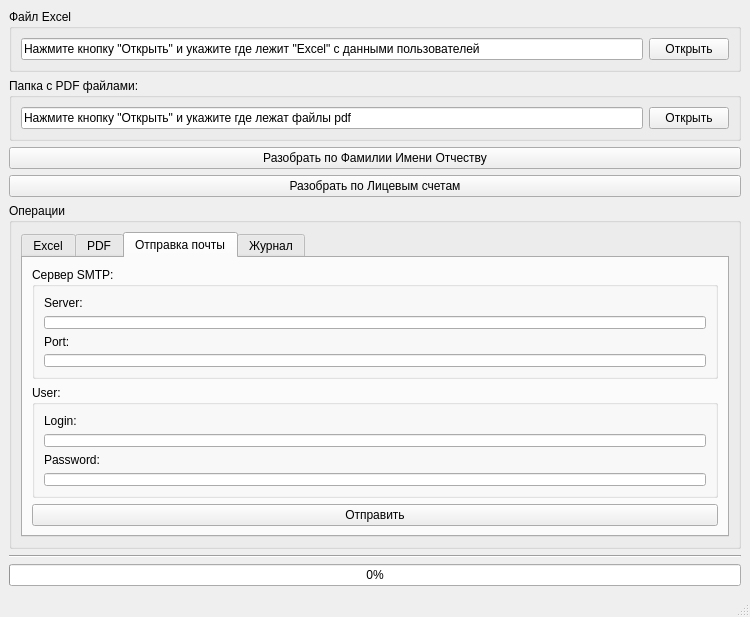
<?xml version="1.0" encoding="UTF-8"?>
<ui version="4.0">
 <class>frmMain</class>
 <widget class="QMainWindow" name="frmMain">
  <property name="geometry">
   <rect>
    <x>0</x>
    <y>0</y>
    <width>750</width>
    <height>617</height>
   </rect>
  </property>
  <property name="sizePolicy">
   <sizepolicy hsizetype="Expanding" vsizetype="Expanding">
    <horstretch>0</horstretch>
    <verstretch>0</verstretch>
   </sizepolicy>
  </property>
  <property name="minimumSize">
   <size>
    <width>750</width>
    <height>550</height>
   </size>
  </property>
  <property name="windowTitle">
   <string>Программа</string>
  </property>
  <widget class="QWidget" name="centralwidget">
   <layout class="QVBoxLayout" name="verticalLayout_2">
    <item>
     <widget class="QGroupBox" name="groupBox">
      <property name="title">
       <string>Файл Excel</string>
      </property>
      <layout class="QGridLayout" name="gridLayout_2">
       <item row="0" column="0">
        <widget class="QLineEdit" name="leExcel">
         <property name="inputMask">
          <string/>
         </property>
         <property name="text">
          <string>Нажмите кнопку &quot;Открыть&quot; и укажите где лежит &quot;Excel&quot; с данными пользователей</string>
         </property>
         <property name="readOnly">
          <bool>true</bool>
         </property>
        </widget>
       </item>
       <item row="0" column="1">
        <widget class="QPushButton" name="btnExcel">
         <property name="text">
          <string>Открыть</string>
         </property>
        </widget>
       </item>
      </layout>
     </widget>
    </item>
    <item>
     <widget class="QGroupBox" name="groupBox_2">
      <property name="title">
       <string>Папка с PDF файлами:</string>
      </property>
      <layout class="QGridLayout" name="gridLayout_3">
       <item row="0" column="0">
        <widget class="QLineEdit" name="lePDF">
         <property name="text">
          <string>Нажмите кнопку &quot;Открыть&quot; и укажите где лежат файлы pdf</string>
         </property>
         <property name="readOnly">
          <bool>true</bool>
         </property>
        </widget>
       </item>
       <item row="0" column="1">
        <widget class="QPushButton" name="btnPDF">
         <property name="text">
          <string>Открыть</string>
         </property>
        </widget>
       </item>
      </layout>
     </widget>
    </item>
    <item>
     <widget class="QPushButton" name="btnDoBySurname">
      <property name="text">
       <string>Разобрать по Фамилии Имени Отчеству</string>
      </property>
     </widget>
    </item>
    <item>
     <widget class="QPushButton" name="pushButton">
      <property name="text">
       <string>Разобрать по Лицевым счетам</string>
      </property>
     </widget>
    </item>
    <item>
     <layout class="QVBoxLayout" name="verticalLayout">
      <item>
       <widget class="QGroupBox" name="groupBox_3">
        <property name="title">
         <string>Операции</string>
        </property>
        <layout class="QGridLayout" name="gridLayout_4">
         <item row="0" column="0">
          <widget class="QTabWidget" name="tabOperations">
           <property name="currentIndex">
            <number>2</number>
           </property>
           <property name="movable">
            <bool>true</bool>
           </property>
           <widget class="QWidget" name="tabExcel">
            <attribute name="title">
             <string>Excel</string>
            </attribute>
            <layout class="QGridLayout" name="gridLayout_5">
             <item row="0" column="0">
              <widget class="QListWidget" name="lvExcel"/>
             </item>
            </layout>
           </widget>
           <widget class="QWidget" name="tabPDF">
            <attribute name="title">
             <string>PDF</string>
            </attribute>
            <layout class="QGridLayout" name="gridLayout_6">
             <item row="0" column="0">
              <widget class="QListWidget" name="lvPDF"/>
             </item>
            </layout>
           </widget>
           <widget class="QWidget" name="tabMail">
            <attribute name="title">
             <string>Отправка почты</string>
            </attribute>
            <layout class="QGridLayout" name="gridLayout_9">
             <item row="0" column="0">
              <layout class="QGridLayout" name="gridLayout_8">
               <item row="5" column="0">
                <widget class="QPushButton" name="btnMail">
                 <property name="text">
                  <string>Отправить</string>
                 </property>
                </widget>
               </item>
               <item row="2" column="0">
                <widget class="QGroupBox" name="groupBox_4">
                 <property name="title">
                  <string>User:</string>
                 </property>
                 <layout class="QGridLayout" name="gridLayout_10">
                  <item row="1" column="0">
                   <widget class="QLineEdit" name="leLogin"/>
                  </item>
                  <item row="0" column="0">
                   <widget class="QLabel" name="lblLogin">
                    <property name="text">
                     <string>Login:</string>
                    </property>
                   </widget>
                  </item>
                  <item row="2" column="0">
                   <widget class="QLabel" name="lblPassword">
                    <property name="text">
                     <string>Password:</string>
                    </property>
                   </widget>
                  </item>
                  <item row="3" column="0">
                   <widget class="QLineEdit" name="lePassword"/>
                  </item>
                 </layout>
                </widget>
               </item>
               <item row="1" column="0">
                <widget class="QGroupBox" name="gbServer">
                 <property name="title">
                  <string>Сервер SMTP:</string>
                 </property>
                 <layout class="QGridLayout" name="gridLayout_11">
                  <item row="3" column="1">
                   <widget class="QLineEdit" name="lePort"/>
                  </item>
                  <item row="2" column="1">
                   <widget class="QLabel" name="lblPort">
                    <property name="text">
                     <string>Port:</string>
                    </property>
                   </widget>
                  </item>
                  <item row="1" column="1">
                   <widget class="QLineEdit" name="leServer"/>
                  </item>
                  <item row="0" column="1">
                   <widget class="QLabel" name="lblServer">
                    <property name="text">
                     <string>Server:</string>
                    </property>
                   </widget>
                  </item>
                 </layout>
                </widget>
               </item>
               <item row="6" column="0">
                <spacer name="verticalSpacer">
                 <property name="orientation">
                  <enum>Qt::Vertical</enum>
                 </property>
                 <property name="sizeHint" stdset="0">
                  <size>
                   <width>20</width>
                   <height>40</height>
                  </size>
                 </property>
                </spacer>
               </item>
              </layout>
             </item>
            </layout>
           </widget>
           <widget class="QWidget" name="tabLog">
            <attribute name="title">
             <string>Журнал</string>
            </attribute>
            <layout class="QGridLayout" name="gridLayout_7">
             <item row="0" column="0">
              <widget class="QListWidget" name="lvLog"/>
             </item>
            </layout>
           </widget>
          </widget>
         </item>
        </layout>
       </widget>
      </item>
     </layout>
    </item>
    <item>
     <widget class="Line" name="line">
      <property name="orientation">
       <enum>Qt::Horizontal</enum>
      </property>
     </widget>
    </item>
    <item>
     <widget class="QProgressBar" name="pbMain">
      <property name="value">
       <number>0</number>
      </property>
     </widget>
    </item>
   </layout>
  </widget>
  <widget class="QStatusBar" name="statusbar"/>
 </widget>
 <resources/>
 <connections/>
</ui>
